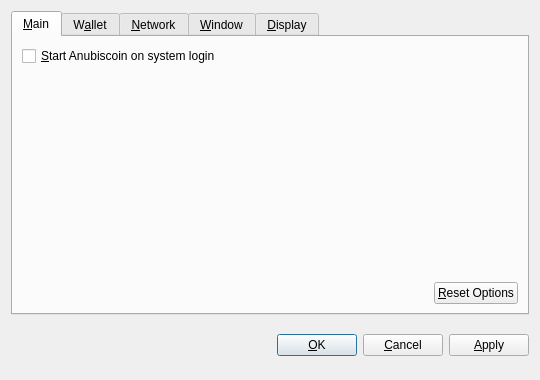
<?xml version="1.0" encoding="UTF-8"?>
<ui version="4.0">
 <class>OptionsDialog</class>
 <widget class="QDialog" name="OptionsDialog">
  <property name="geometry">
   <rect>
    <x>0</x>
    <y>0</y>
    <width>540</width>
    <height>380</height>
   </rect>
  </property>
  <property name="windowTitle">
   <string>Options</string>
  </property>
  <property name="modal">
   <bool>true</bool>
  </property>
  <layout class="QVBoxLayout" name="verticalLayout">
   <item>
    <widget class="QTabWidget" name="tabWidget">
     <property name="tabPosition">
      <enum>QTabWidget::North</enum>
     </property>
     <property name="currentIndex">
      <number>0</number>
     </property>
     <widget class="QWidget" name="tabMain">
      <attribute name="title">
       <string>&amp;Main</string>
      </attribute>
      <layout class="QVBoxLayout" name="verticalLayout_Main">
       <item>
        <widget class="QCheckBox" name="bitcoinAtStartup">
         <property name="toolTip">
          <string>Automatically start Anubiscoin after logging in to the system.</string>
         </property>
         <property name="text">
          <string>&amp;Start Anubiscoin on system login</string>
         </property>
        </widget>
       </item>
       <item>
        <spacer name="verticalSpacer_Main">
         <property name="orientation">
          <enum>Qt::Vertical</enum>
         </property>
         <property name="sizeHint" stdset="0">
          <size>
           <width>20</width>
           <height>40</height>
          </size>
         </property>
        </spacer>
       </item>
       <item>
        <layout class="QHBoxLayout" name="horizontalLayout_2_Main">
         <item>
          <spacer name="horizontalSpacer_2_Main">
           <property name="orientation">
            <enum>Qt::Horizontal</enum>
           </property>
           <property name="sizeHint" stdset="0">
            <size>
             <width>40</width>
             <height>20</height>
            </size>
           </property>
          </spacer>
         </item>
         <item>
          <widget class="QPushButton" name="resetButton">
           <property name="toolTip">
            <string>Reset all client options to default.</string>
           </property>
           <property name="text">
            <string>&amp;Reset Options</string>
           </property>
           <property name="autoDefault">
            <bool>false</bool>
           </property>
          </widget>
         </item>
        </layout>
       </item>
      </layout>
     </widget>
     <widget class="QWidget" name="tabWallet">
      <attribute name="title">
       <string>W&amp;allet</string>
      </attribute>
      <layout class="QVBoxLayout" name="verticalLayout_Network">
       <item>
        <widget class="QLabel" name="transactionFeeInfoLabel">
         <property name="text">
          <string>Optional transaction fee per kB that helps make sure your transactions are processed quickly. Most transactions are 1 kB.</string>
         </property>
         <property name="textFormat">
          <enum>Qt::PlainText</enum>
         </property>
         <property name="wordWrap">
          <bool>true</bool>
         </property>
        </widget>
       </item>
       <item>
        <layout class="QHBoxLayout" name="horizontalLayout_1_Main">
         <item>
          <widget class="QLabel" name="transactionFeeLabel">
           <property name="text">
            <string>Pay transaction &amp;fee</string>
           </property>
           <property name="textFormat">
            <enum>Qt::PlainText</enum>
           </property>
           <property name="buddy">
            <cstring>transactionFee</cstring>
           </property>
          </widget>
         </item>
         <item>
          <widget class="BitcoinAmountField" name="transactionFee"/>
         </item>
         <item>
          <spacer name="horizontalSpacer_1_Main">
           <property name="orientation">
            <enum>Qt::Horizontal</enum>
           </property>
           <property name="sizeHint" stdset="0">
            <size>
             <width>40</width>
             <height>20</height>
            </size>
           </property>
          </spacer>
         </item>
        </layout>
       </item>
       <item>
        <widget class="QLabel" name="label">
         <property name="text">
          <string>If you disable the spending of unconfirmed change, the change from a transaction cannot be used until that transaction has at least one confirmation. This also affects how your balance is computed.</string>
         </property>
         <property name="wordWrap">
          <bool>true</bool>
         </property>
        </widget>
       </item>
       <item>
        <widget class="QCheckBox" name="spendZeroConfChange">
         <property name="text">
          <string>Spend unconfirmed change  (experts only)</string>
         </property>
        </widget>
       </item>
       <item>
        <spacer name="verticalSpacer">
         <property name="orientation">
          <enum>Qt::Vertical</enum>
         </property>
         <property name="sizeHint" stdset="0">
          <size>
           <width>20</width>
           <height>40</height>
          </size>
         </property>
        </spacer>
       </item>
      </layout>
     </widget>
     <widget class="QWidget" name="tabNetwork">
      <attribute name="title">
       <string>&amp;Network</string>
      </attribute>
      <layout class="QVBoxLayout" name="verticalLayout_Network">
       <item>
        <widget class="QCheckBox" name="mapPortUpnp">
         <property name="toolTip">
          <string>Automatically open the Anubiscoin client port on the router. This only works when your router supports UPnP and it is enabled.</string>
         </property>
         <property name="text">
          <string>Map port using &amp;UPnP</string>
         </property>
        </widget>
       </item>
       <item>
        <widget class="QCheckBox" name="connectSocks">
         <property name="toolTip">
          <string>Connect to the Anubiscoin network through a SOCKS proxy (e.g. when connecting through Tor).</string>
         </property>
         <property name="text">
          <string>&amp;Connect through SOCKS proxy:</string>
         </property>
        </widget>
       </item>
       <item>
        <layout class="QHBoxLayout" name="horizontalLayout_Network">
         <item>
          <widget class="QLabel" name="proxyIpLabel">
           <property name="text">
            <string>Proxy &amp;IP:</string>
           </property>
           <property name="textFormat">
            <enum>Qt::PlainText</enum>
           </property>
           <property name="buddy">
            <cstring>proxyIp</cstring>
           </property>
          </widget>
         </item>
         <item>
          <widget class="QValidatedLineEdit" name="proxyIp">
           <property name="maximumSize">
            <size>
             <width>140</width>
             <height>16777215</height>
            </size>
           </property>
           <property name="toolTip">
            <string>IP address of the proxy (e.g. 127.0.0.1)</string>
           </property>
          </widget>
         </item>
         <item>
          <widget class="QLabel" name="proxyPortLabel">
           <property name="text">
            <string>&amp;Port:</string>
           </property>
           <property name="textFormat">
            <enum>Qt::PlainText</enum>
           </property>
           <property name="buddy">
            <cstring>proxyPort</cstring>
           </property>
          </widget>
         </item>
         <item>
          <widget class="QLineEdit" name="proxyPort">
           <property name="maximumSize">
            <size>
             <width>55</width>
             <height>16777215</height>
            </size>
           </property>
           <property name="toolTip">
            <string>Port of the proxy (e.g. 9050)</string>
           </property>
          </widget>
         </item>
         <item>
          <widget class="QLabel" name="socksVersionLabel">
           <property name="text">
            <string>SOCKS &amp;Version:</string>
           </property>
           <property name="textFormat">
            <enum>Qt::PlainText</enum>
           </property>
           <property name="buddy">
            <cstring>socksVersion</cstring>
           </property>
          </widget>
         </item>
         <item>
          <widget class="QValueComboBox" name="socksVersion">
           <property name="toolTip">
            <string>SOCKS version of the proxy (e.g. 5)</string>
           </property>
          </widget>
         </item>
         <item>
          <spacer name="horizontalSpacer_Network">
           <property name="orientation">
            <enum>Qt::Horizontal</enum>
           </property>
           <property name="sizeHint" stdset="0">
            <size>
             <width>40</width>
             <height>20</height>
            </size>
           </property>
          </spacer>
         </item>
        </layout>
       </item>
       <item>
        <spacer name="verticalSpacer_Network">
         <property name="orientation">
          <enum>Qt::Vertical</enum>
         </property>
         <property name="sizeHint" stdset="0">
          <size>
           <width>20</width>
           <height>40</height>
          </size>
         </property>
        </spacer>
       </item>
      </layout>
     </widget>
     <widget class="QWidget" name="tabWindow">
      <attribute name="title">
       <string>&amp;Window</string>
      </attribute>
      <layout class="QVBoxLayout" name="verticalLayout_Window">
       <item>
        <widget class="QCheckBox" name="minimizeToTray">
         <property name="toolTip">
          <string>Show only a tray icon after minimizing the window.</string>
         </property>
         <property name="text">
          <string>&amp;Minimize to the tray instead of the taskbar</string>
         </property>
        </widget>
       </item>
       <item>
        <widget class="QCheckBox" name="minimizeOnClose">
         <property name="toolTip">
          <string>Minimize instead of exit the application when the window is closed. When this option is enabled, the application will be closed only after selecting Quit in the menu.</string>
         </property>
         <property name="text">
          <string>M&amp;inimize on close</string>
         </property>
        </widget>
       </item>
       <item>
        <spacer name="verticalSpacer_Window">
         <property name="orientation">
          <enum>Qt::Vertical</enum>
         </property>
         <property name="sizeHint" stdset="0">
          <size>
           <width>20</width>
           <height>40</height>
          </size>
         </property>
        </spacer>
       </item>
      </layout>
     </widget>
     <widget class="QWidget" name="tabDisplay">
      <attribute name="title">
       <string>&amp;Display</string>
      </attribute>
      <layout class="QVBoxLayout" name="verticalLayout_Display">
       <item>
        <layout class="QHBoxLayout" name="horizontalLayout_1_Display">
         <item>
          <widget class="QLabel" name="langLabel">
           <property name="text">
            <string>User Interface &amp;language:</string>
           </property>
           <property name="textFormat">
            <enum>Qt::PlainText</enum>
           </property>
           <property name="buddy">
            <cstring>lang</cstring>
           </property>
          </widget>
         </item>
         <item>
          <widget class="QValueComboBox" name="lang">
           <property name="toolTip">
            <string>The user interface language can be set here. This setting will take effect after restarting Anubiscoin.</string>
           </property>
          </widget>
         </item>
        </layout>
       </item>
       <item>
        <layout class="QHBoxLayout" name="horizontalLayout_2_Display">
         <item>
          <widget class="QLabel" name="unitLabel">
           <property name="text">
            <string>&amp;Unit to show amounts in:</string>
           </property>
           <property name="textFormat">
            <enum>Qt::PlainText</enum>
           </property>
           <property name="buddy">
            <cstring>unit</cstring>
           </property>
          </widget>
         </item>
         <item>
          <widget class="QValueComboBox" name="unit">
           <property name="toolTip">
            <string>Choose the default subdivision unit to show in the interface and when sending coins.</string>
           </property>
          </widget>
         </item>
        </layout>
       </item>
       <item>
        <widget class="QCheckBox" name="displayAddresses">
         <property name="toolTip">
          <string>Whether to show Anubiscoin addresses in the transaction list or not.</string>
         </property>
         <property name="text">
          <string>&amp;Display addresses in transaction list</string>
         </property>
        </widget>
       </item>
       <item>
        <widget class="QCheckBox" name="coinControlFeatures">
         <property name="toolTip">
          <string>Whether to show coin control features or not.</string>
         </property>
         <property name="text">
          <string>Display coin &amp;control features (experts only!)</string>
         </property>
        </widget>
       </item>
       <item>
        <spacer name="verticalSpacer_Display">
         <property name="orientation">
          <enum>Qt::Vertical</enum>
         </property>
         <property name="sizeHint" stdset="0">
          <size>
           <width>20</width>
           <height>40</height>
          </size>
         </property>
        </spacer>
       </item>
      </layout>
     </widget>
    </widget>
   </item>
   <item>
    <layout class="QHBoxLayout" name="horizontalLayout_Buttons">
     <item>
      <spacer name="horizontalSpacer_1">
       <property name="orientation">
        <enum>Qt::Horizontal</enum>
       </property>
       <property name="sizeHint" stdset="0">
        <size>
         <width>40</width>
         <height>48</height>
        </size>
       </property>
      </spacer>
     </item>
     <item>
      <widget class="QLabel" name="statusLabel">
       <property name="font">
        <font>
         <weight>75</weight>
         <bold>true</bold>
        </font>
       </property>
       <property name="text">
        <string/>
       </property>
       <property name="textFormat">
        <enum>Qt::PlainText</enum>
       </property>
       <property name="wordWrap">
        <bool>true</bool>
       </property>
      </widget>
     </item>
     <item>
      <spacer name="horizontalSpacer_2">
       <property name="orientation">
        <enum>Qt::Horizontal</enum>
       </property>
       <property name="sizeHint" stdset="0">
        <size>
         <width>40</width>
         <height>48</height>
        </size>
       </property>
      </spacer>
     </item>
     <item>
      <widget class="QPushButton" name="okButton">
       <property name="text">
        <string>&amp;OK</string>
       </property>
      </widget>
     </item>
     <item>
      <widget class="QPushButton" name="cancelButton">
       <property name="text">
        <string>&amp;Cancel</string>
       </property>
       <property name="autoDefault">
        <bool>false</bool>
       </property>
      </widget>
     </item>
     <item>
      <widget class="QPushButton" name="applyButton">
       <property name="text">
        <string>&amp;Apply</string>
       </property>
       <property name="autoDefault">
        <bool>false</bool>
       </property>
      </widget>
     </item>
    </layout>
   </item>
  </layout>
 </widget>
 <customwidgets>
  <customwidget>
   <class>BitcoinAmountField</class>
   <extends>QSpinBox</extends>
   <header>bitcoinamountfield.h</header>
  </customwidget>
  <customwidget>
   <class>QValueComboBox</class>
   <extends>QComboBox</extends>
   <header>qvaluecombobox.h</header>
  </customwidget>
  <customwidget>
   <class>QValidatedLineEdit</class>
   <extends>QLineEdit</extends>
   <header>qvalidatedlineedit.h</header>
  </customwidget>
 </customwidgets>
 <resources/>
 <connections/>
</ui>
